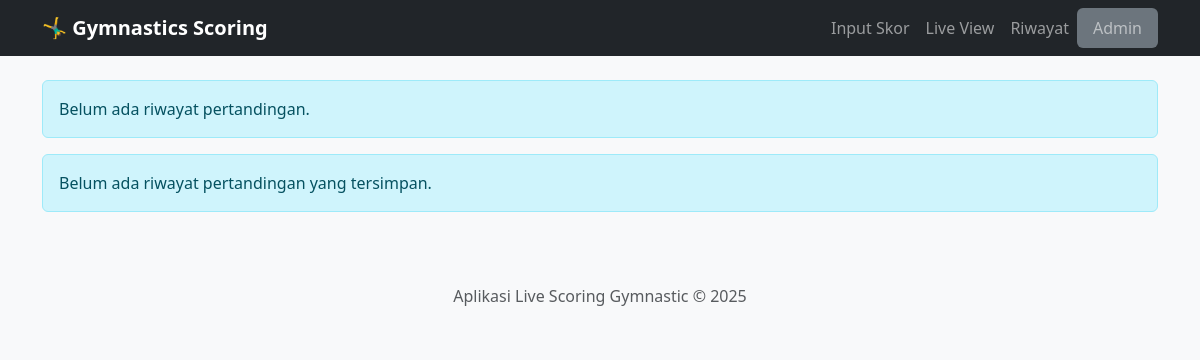
Before: /history with the older database file.
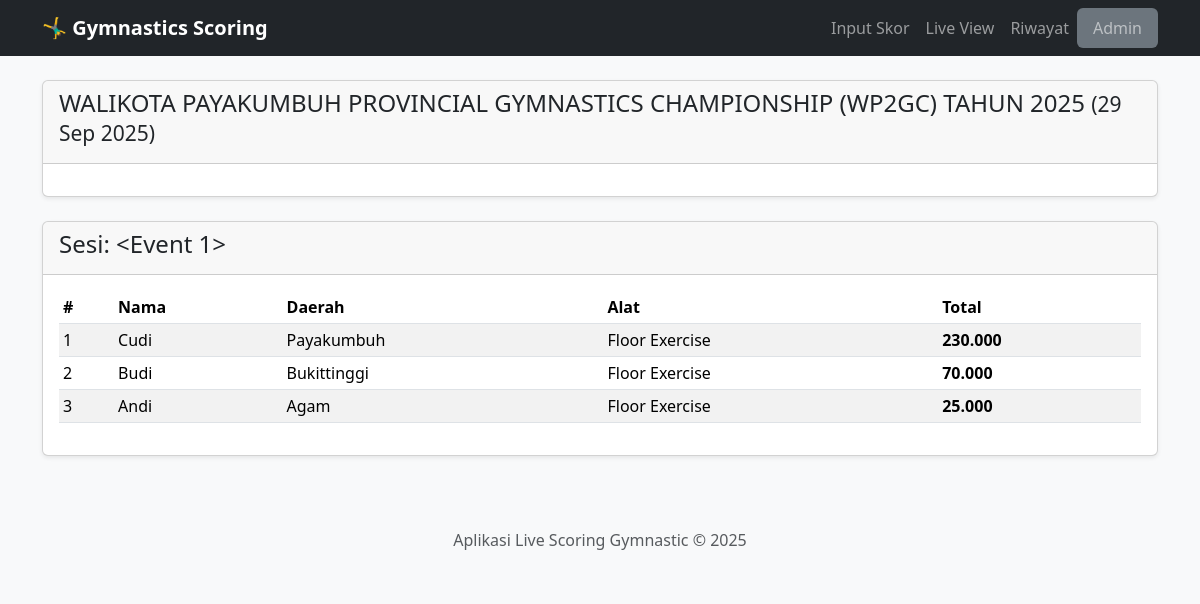
After: the same page with the newer database file.
### app.py (models this page shows)
class Event(db.Model):
    id = db.Column(db.Integer, primary_key=True)
    nama = db.Column(db.String(200), nullable=False)
    tanggal = db.Column(db.Date, nullable=False)
    is_active = db.Column(db.Boolean, default=False, nullable=False)

class Skor(db.Model):
    id = db.Column(db.Integer, primary_key=True)
    event_id = db.Column(db.Integer, db.ForeignKey('event.id'), nullable=False)
    peserta_id = db.Column(db.Integer, db.ForeignKey('peserta.id'), nullable=False)
    alat_id = db.Column(db.Integer, db.ForeignKey('alat.id'), nullable=False)
    nilai_d = db.Column(db.Float, nullable=False, default=0.0)
    nilai_e = db.Column(db.Float, nullable=False, default=0.0)
    nilai_a = db.Column(db.Float, nullable=False, default=0.0)
    penalti = db.Column(db.Float, nullable=False, default=0.0)
    total_nilai = db.Column(db.Float, nullable=False, default=0.0)
    event = db.relationship('Event', backref=db.backref('skor', lazy=True, cascade="all, delete"))
    peserta = db.relationship('Peserta', backref=db.backref('skor', lazy=True, cascade="all, delete"))
    alat = db.relationship('Alat')

class Peserta(db.Model):
    id = db.Column(db.Integer, primary_key=True)
    nama = db.Column(db.String(150), nullable=False)
    event_id = db.Column(db.Integer, db.ForeignKey('event.id'), nullable=False)
    daerah_id = db.Column(db.Integer, db.ForeignKey('daerah.id'), nullable=False)
    kategori_id = db.Column(db.Integer, db.ForeignKey('kategori.id'), nullable=False)
    grup_id = db.Column(db.Integer, db.ForeignKey('grup.id'), nullable=False)
    event = db.relationship('Event', backref=db.backref('peserta', lazy=True, cascade="all, delete"))
    daerah = db.relationship('Daerah', backref=db.backref('peserta', lazy=True))
    kategori = db.relationship('Kategori', backref=db.backref('peserta', lazy=True))
    grup = db.relationship('Grup', backref=db.backref('peserta', lazy=True))
    __table_args__ = {'extend_existing': True}

class Daerah(db.Model):
    id = db.Column(db.Integer, primary_key=True)
    nama = db.Column(db.String(100), unique=True, nullable=False)

class Alat(db.Model):
    id = db.Column(db.Integer, primary_key=True)
    nama = db.Column(db.String(100), unique=True, nullable=False)

### app.py (the view)
@app.route('/history')
def riwayat():
    events = Event.query.order_by(Event.tanggal.desc()).all()
    riwayat_skor = {event: Skor.query.filter_by(event_id=event.id).order_by(Skor.total_nilai.desc()).all() for event in events if Skor.query.filter_by(event_id=event.id).first()}
    return render_template('riwayat.html', riwayat=riwayat_skor)

### templates/riwayat.html (shortened to what this page needs)
{% extends 'layout.html' %}
{% block content %}
{% for event, scores in riwayat.items() %}
<div class="card shadow-sm mb-4">
    <div class="card-header"><h4>{{ event.nama }} <small>({{ event.tanggal.strftime('%d %b %Y') }})</small></h4></div>
    <div class="card-body">
        </div>
</div>
{% else %}
    <div class="alert alert-info">Belum ada riwayat pertandingan.</div>
{% endfor %}
{% for sesi, skor_list in riwayat.items() %}
    <div class="card shadow-sm mb-4">
        <div class="card-header">
            <h4>Sesi: {{ sesi }}</h4>
        </div>
        <div class="card-body">
            <div class="table-responsive">
                <table class="table table-sm table-striped">
                    <thead>
                        <tr>
                            <th>#</th>
                            <th>Nama</th>
                            <th>Daerah</th>
                            <th>Alat</th>
                            <th>Total</th>
                        </tr>
                    </thead>
                    <tbody>
                        {% for s in skor_list %}
                        <tr>
                            <td>{{ loop.index }}</td>
                            <td>{{ s.peserta.nama }}</td>
                            <td>{{ s.peserta.daerah.nama }}</td>
                            <td>{{ s.alat.nama }}</td>
                            <td><strong>{{ "%.3f"|format(s.total_nilai) }}</strong></td>
                        </tr>
                        {% endfor %}
                    </tbody>
                </table>
            </div>
        </div>
    </div>
{% else %}
    <div class="alert alert-info">Belum ada riwayat pertandingan yang tersimpan.</div>
{% endfor %}
{% endblock %}

### templates/layout.html (shortened to what this page needs)
<!doctype html>
<html lang="id">
<head>
    <link href="https://cdn.jsdelivr.net/npm/bootstrap@5.3.3/dist/css/bootstrap.min.css" rel="stylesheet">
    <link rel="stylesheet" href="{{ url_for('static', filename='css/style.css') }}">
</head>
<body>
    <nav class="navbar navbar-expand-lg navbar-dark bg-dark">
        <div class="container">
            <a class="navbar-brand" href="{{ url_for('input_skor') }}">🤸‍♂️ Gymnastics Scoring</a>
            <div class="collapse navbar-collapse" id="navbarNav">
                <ul class="navbar-nav ms-auto">
                    <li class="nav-item"><a class="nav-link" href="{{ url_for('input_skor') }}">Input Skor</a></li>
                    <li class="nav-item"><a class="nav-link" href="{{ url_for('live_view') }}" target="_blank">Live View</a></li>
                    <li class="nav-item"><a class="nav-link" href="{{ url_for('riwayat') }}">Riwayat</a></li>
                    <li class="nav-item"><a class="nav-link bg-secondary rounded px-3" href="{{ url_for('admin_dashboard') }}">Admin</a></li>
                </ul>
            </div>
        </div>
    </nav>
    <main class="container mt-4">
        {% block content %}{% endblock %}
    </main>
    <footer class="text-center text-muted py-4 mt-5 bg-light">
        Aplikasi Live Scoring Gymnastic &copy; 2025
    </footer>
</body>
</html>

### static/css/style.css (style rules this page uses)
body { background-color: #f8f9fa; }
.navbar-brand { font-weight: bold; }
.card-header { font-weight: 500; }

Changed rows visible on the page:
added Event: nama "WALIKOTA PAYAKUMBUH PROVINCIAL GYMNASTICS CHAMPIONSHIP (WP2GC) TAHUN 2025", tanggal "29 Sep 2025", sesi "<Event 1>"
now on this page (row edited): Skor: peserta.nama "Cudi", peserta.daerah.nama "Payakumbuh", alat.nama "Floor Exercise", total_nilai "230.000"
now on this page (row edited): Skor: peserta.nama "Budi", peserta.daerah.nama "Bukittinggi", alat.nama "Floor Exercise", total_nilai "70.000"
now on this page (row edited): Skor: peserta.nama "Andi", peserta.daerah.nama "Agam", alat.nama "Floor Exercise", total_nilai "25.000"
Other visible differences:
text no longer shown: "Belum ada riwayat pertandingan. Belum ada riwayat pertandingan yang tersimpan."
